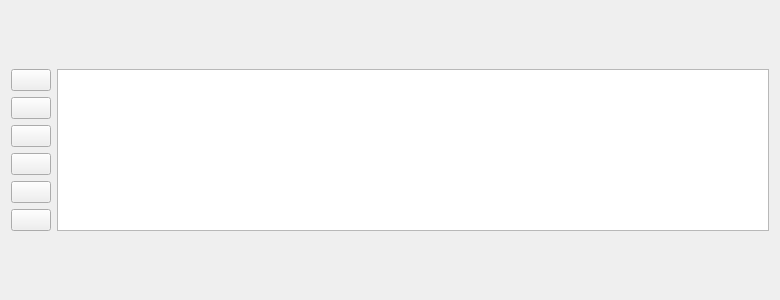
<?xml version="1.0" encoding="UTF-8"?>
<ui version="4.0">
 <class>EventList</class>
 <widget class="QWidget" name="EventList">
  <property name="geometry">
   <rect>
    <x>0</x>
    <y>0</y>
    <width>780</width>
    <height>300</height>
   </rect>
  </property>
  <property name="windowTitle">
   <string>Form</string>
  </property>
  <layout class="QGridLayout" name="gridLayout_2">
   <item row="0" column="0">
    <layout class="QGridLayout" name="gridLayout">
     <item row="0" column="0">
      <widget class="QPushButton" name="addButton">
       <property name="text">
        <string/>
       </property>
      </widget>
     </item>
     <item row="3" column="0">
      <widget class="QPushButton" name="upButton">
       <property name="text">
        <string/>
       </property>
      </widget>
     </item>
     <item row="2" column="0">
      <widget class="QPushButton" name="topButton">
       <property name="text">
        <string/>
       </property>
      </widget>
     </item>
     <item row="1" column="0">
      <widget class="QPushButton" name="delButton">
       <property name="text">
        <string/>
       </property>
      </widget>
     </item>
     <item row="4" column="0">
      <widget class="QPushButton" name="downButton">
       <property name="text">
        <string/>
       </property>
      </widget>
     </item>
     <item row="5" column="0">
      <widget class="QPushButton" name="bottomButton">
       <property name="text">
        <string/>
       </property>
      </widget>
     </item>
     <item row="0" column="1" rowspan="6">
      <widget class="QListWidget" name="listWidget"/>
     </item>
    </layout>
   </item>
  </layout>
 </widget>
 <resources/>
 <connections/>
</ui>
